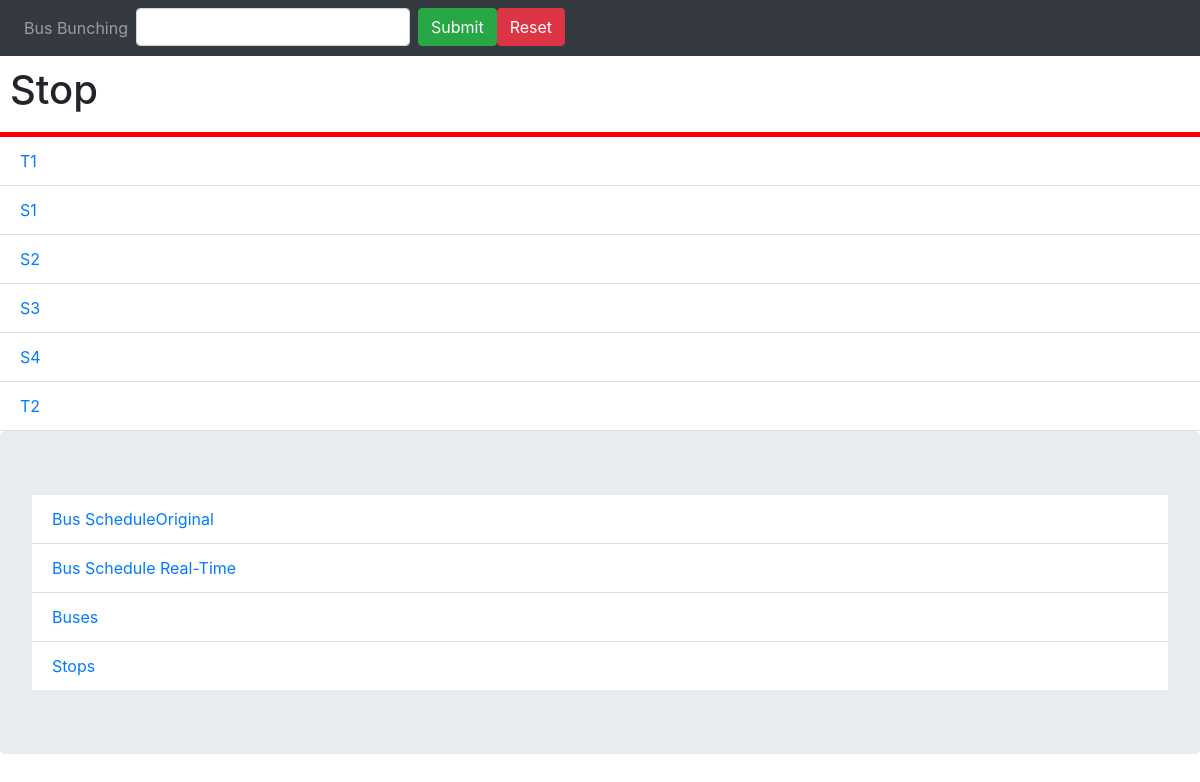
Screenshot of /stop with the database file from the repository.
### bus/models.py (models this page shows)
class Stop(models.Model):
    name = models.CharField(max_length=30)
    route = models.ForeignKey(Route, on_delete=models.CASCADE)
    distance = models.IntegerField(default=0)
    time = models.IntegerField(default=0)
    next = models.CharField(max_length=30)
    prev = models.CharField(max_length=30)
    def __str__(self):
        return self.name

### bus/views.py (the view)
# urls.py: path('stop', stop, name='stop'),
def stop(request):
    route = Route.objects.get(name='Route 1')
    stop_list = Stop.objects.filter(route=route)
    template = 'bus.html'
    context = {
        'list': stop_list,
        'name': 'stop',
    }
    return render(request, template, context)

### bus/templates/bus.html (shortened to what this page needs)
{% extends 'base.html' %}
{% block heading %}
{{name|title}}
{% endblock heading %}
{% block body %}
<ul class="list-group list-group-flush">
    {% for b in list %}
    <li class="list-group-item">
        <a href="/{{ name }}-test/{{ b.name }}">{{b}}</a>
    </li>
    {% endfor %}
</ul>
{% endblock body %}

### rows the page displays
Stop: name "T1"
Stop: name "S1"
Stop: name "S2"
Stop: name "S3"
Stop: name "S4"
Stop: name "T2"

### other values shown
{{ name|title }} "Stop"
